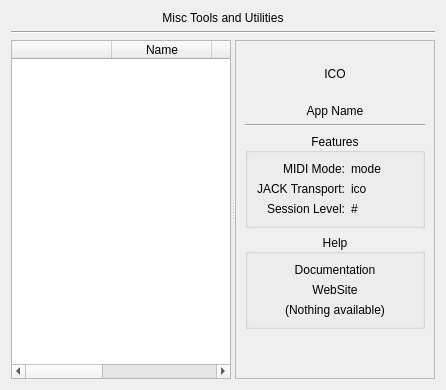
     <widget class="QWidget" name="tool">
      <attribute name="title">
       <string>Tool</string>
      </attribute>
      <layout class="QVBoxLayout" name="verticalLayout_19">
       <item>
        <widget class="QLabel" name="label_31">
         <property name="maximumSize">
          <size>
           <width>16777215</width>
           <height>16</height>
          </size>
         </property>
         <property name="text">
          <string>Misc Tools and Utilities</string>
         </property>
         <property name="alignment">
          <set>Qt::AlignCenter</set>
         </property>
        </widget>
       </item>
       <item>
        <widget class="Line" name="line_11">
         <property name="orientation">
          <enum>Qt::Horizontal</enum>
         </property>
        </widget>
       </item>
       <item>
        <widget class="QSplitter" name="splitter_Tool">
         <property name="orientation">
          <enum>Qt::Horizontal</enum>
         </property>
         <widget class="QTableWidget" name="listTool">
          <property name="contextMenuPolicy">
           <enum>Qt::CustomContextMenu</enum>
          </property>
          <property name="editTriggers">
           <set>QAbstractItemView::NoEditTriggers</set>
          </property>
          <property name="alternatingRowColors">
           <bool>true</bool>
          </property>
          <property name="selectionMode">
           <enum>QAbstractItemView::SingleSelection</enum>
          </property>
          <property name="selectionBehavior">
           <enum>QAbstractItemView::SelectRows</enum>
          </property>
          <property name="sortingEnabled">
           <bool>true</bool>
          </property>
          <attribute name="horizontalHeaderStretchLastSection">
           <bool>true</bool>
          </attribute>
          <attribute name="verticalHeaderVisible">
           <bool>false</bool>
          </attribute>
          <attribute name="verticalHeaderDefaultSectionSize">
           <number>22</number>
          </attribute>
          <column>
           <property name="text">
            <string/>
           </property>
          </column>
          <column>
           <property name="text">
            <string>Name</string>
           </property>
          </column>
          <column>
           <property name="text">
            <string>Type</string>
           </property>
          </column>
          <column>
           <property name="text">
            <string>Template?</string>
           </property>
          </column>
          <column>
           <property name="text">
            <string>Release Model</string>
           </property>
          </column>
         </widget>
         <widget class="QFrame" name="frame_Tool">
          <property name="minimumSize">
           <size>
            <width>200</width>
            <height>0</height>
           </size>
          </property>
          <property name="frameShape">
           <enum>QFrame::StyledPanel</enum>
          </property>
          <property name="frameShadow">
           <enum>QFrame::Raised</enum>
          </property>
          <layout class="QVBoxLayout" name="verticalLayout_9">
           <item>
            <widget class="QLabel" name="ico_app_tool">
             <property name="minimumSize">
              <size>
               <width>0</width>
               <height>48</height>
              </size>
             </property>
             <property name="maximumSize">
              <size>
               <width>16777215</width>
               <height>48</height>
              </size>
             </property>
             <property name="text">
              <string>ICO</string>
             </property>
             <property name="alignment">
              <set>Qt::AlignCenter</set>
             </property>
            </widget>
           </item>
           <item>
            <widget class="QLabel" name="label_name_tool">
             <property name="text">
              <string>App Name</string>
             </property>
             <property name="alignment">
              <set>Qt::AlignCenter</set>
             </property>
            </widget>
           </item>
           <item>
            <widget class="Line" name="line_10">
             <property name="orientation">
              <enum>Qt::Horizontal</enum>
             </property>
            </widget>
           </item>
           <item>
            <widget class="QGroupBox" name="group_features_tool">
             <property name="title">
              <string>Features</string>
             </property>
             <property name="alignment">
              <set>Qt::AlignCenter</set>
             </property>
             <layout class="QGridLayout" name="gridLayout_13">
              <item row="0" column="0">
               <widget class="QLabel" name="label_34">
                <property name="text">
                 <string>MIDI Mode:</string>
                </property>
                <property name="alignment">
                 <set>Qt::AlignRight|Qt::AlignTrailing|Qt::AlignVCenter</set>
                </property>
               </widget>
              </item>
              <item row="0" column="1">
               <widget class="QLabel" name="label_midi_mode_tool">
                <property name="text">
                 <string>mode</string>
                </property>
               </widget>
              </item>
              <item row="2" column="0">
               <widget class="QLabel" name="label_35">
                <property name="text">
                 <string>Session Level:</string>
                </property>
                <property name="alignment">
                 <set>Qt::AlignRight|Qt::AlignTrailing|Qt::AlignVCenter</set>
                </property>
               </widget>
              </item>
              <item row="2" column="1">
               <widget class="QLabel" name="label_session_level_tool">
                <property name="text">
                 <string>#</string>
                </property>
               </widget>
              </item>
              <item row="1" column="0">
               <widget class="QLabel" name="label_23">
                <property name="text">
                 <string>JACK Transport:</string>
                </property>
                <property name="alignment">
                 <set>Qt::AlignRight|Qt::AlignTrailing|Qt::AlignVCenter</set>
                </property>
               </widget>
              </item>
              <item row="1" column="1">
               <widget class="QLabel" name="ico_jack_transport_tool">
                <property name="text">
                 <string>ico</string>
                </property>
               </widget>
              </item>
             </layout>
            </widget>
           </item>
           <item>
            <widget class="QGroupBox" name="group_help_tool">
             <property name="title">
              <string>Help</string>
             </property>
             <property name="alignment">
              <set>Qt::AlignCenter</set>
             </property>
             <layout class="QVBoxLayout" name="verticalLayout_10">
              <item>
               <widget class="QLabel" name="url_documentation_tool">
                <property name="text">
                 <string>Documentation</string>
                </property>
                <property name="alignment">
                 <set>Qt::AlignCenter</set>
                </property>
                <property name="openExternalLinks">
                 <bool>true</bool>
                </property>
               </widget>
              </item>
              <item>
               <widget class="QLabel" name="url_website_tool">
                <property name="text">
                 <string>WebSite</string>
                </property>
                <property name="alignment">
                 <set>Qt::AlignCenter</set>
                </property>
                <property name="openExternalLinks">
                 <bool>true</bool>
                </property>
               </widget>
              </item>
              <item>
               <widget class="QLabel" name="label_no_help_tool">
                <property name="text">
                 <string>(Nothing available)</string>
                </property>
                <property name="alignment">
                 <set>Qt::AlignCenter</set>
                </property>
               </widget>
              </item>
             </layout>
            </widget>
           </item>
           <item>
            <spacer name="verticalSpacer_6">
             <property name="orientation">
              <enum>Qt::Vertical</enum>
             </property>
             <property name="sizeHint" stdset="0">
              <size>
               <width>20</width>
               <height>40</height>
              </size>
             </property>
            </spacer>
           </item>
          </layout>
         </widget>
        </widget>
       </item>
      </layout>
     </widget>
